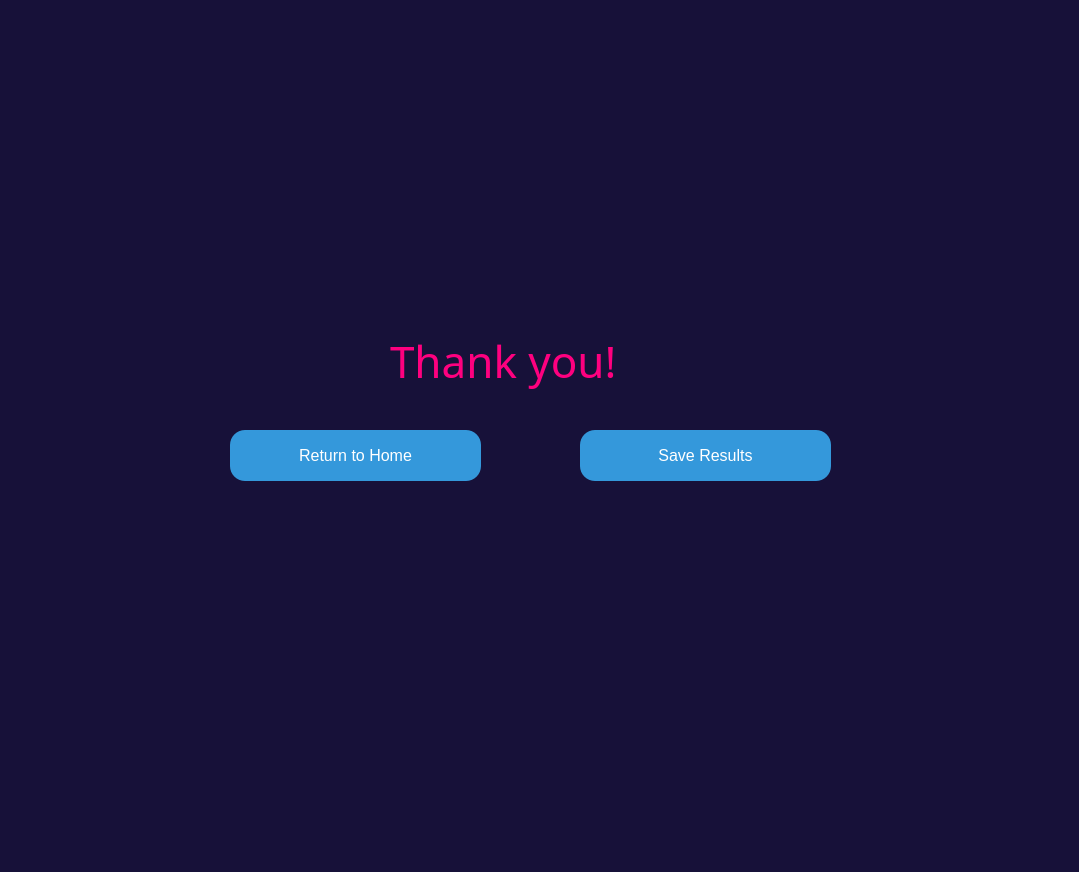
<?xml version="1.0" encoding="UTF-8"?>
<ui version="4.0">
 <class>Form</class>
 <widget class="QWidget" name="Form">
  <property name="geometry">
   <rect>
    <x>0</x>
    <y>0</y>
    <width>1079</width>
    <height>872</height>
   </rect>
  </property>
  <property name="windowTitle">
   <string>Form</string>
  </property>
  <property name="styleSheet">
   <string notr="true">QWidget{

background-color:rgb(23, 17, 57)
}</string>
  </property>
  <widget class="QLabel" name="label_2">
   <property name="geometry">
    <rect>
     <x>390</x>
     <y>310</y>
     <width>291</width>
     <height>101</height>
    </rect>
   </property>
   <property name="font">
    <font>
     <family>STCaiyun</family>
     <pointsize>33</pointsize>
    </font>
   </property>
   <property name="styleSheet">
    <string notr="true">QLabel{
color:rgb(255, 0, 127)
}</string>
   </property>
   <property name="text">
    <string>Thank you!</string>
   </property>
  </widget>
  <widget class="QPushButton" name="pushButton">
   <property name="geometry">
    <rect>
     <x>230</x>
     <y>430</y>
     <width>251</width>
     <height>51</height>
    </rect>
   </property>
   <property name="font">
    <font>
     <pointsize>12</pointsize>
    </font>
   </property>
   <property name="styleSheet">
    <string notr="true">QPushButton {
    background-color: #3498db; /* Blue background color */
    color: #ffffff; /* White text color */
    border-radius: 15px; /* Rounded corners */
    padding: 10px; /* Padding around the content */
    width: 100px; /* Set a specific width */
    height: 40px; /* Set a specific height */
}</string>
   </property>
   <property name="text">
    <string>Return to Home</string>
   </property>
  </widget>
  <widget class="QPushButton" name="pushButton_2">
   <property name="geometry">
    <rect>
     <x>580</x>
     <y>430</y>
     <width>251</width>
     <height>51</height>
    </rect>
   </property>
   <property name="font">
    <font>
     <pointsize>12</pointsize>
    </font>
   </property>
   <property name="styleSheet">
    <string notr="true">QPushButton {
    background-color: #3498db; /* Blue background color */
    color: #ffffff; /* White text color */
    border-radius: 15px; /* Rounded corners */
    padding: 10px; /* Padding around the content */
    width: 100px; /* Set a specific width */
    height: 40px; /* Set a specific height */
}</string>
   </property>
   <property name="text">
    <string>Save Results</string>
   </property>
  </widget>
 </widget>
 <resources/>
 <connections/>
</ui>
